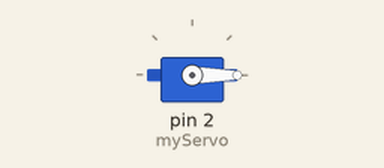
The sketch below on a simulated Arduino Uno, built with avr-gcc and run on an emulated ATmega328P. Shown: servo.

Above: at 0.05 s.
Timing chart, 0 to 3.0 s (numbered marks = the images above):
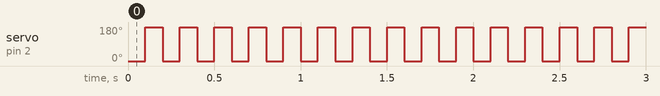

Measured:
- by itself, servo on pin 2 (myServo): alternates 180° for 0.10 s and 0° for 0.10 s

The sketch:

servos.ino
```cpp
#include <Servo.h>

Servo myServo;
void setup()
{
myServo.attach(2);

}

void loop()
{
   myServo.write(0);
  delay(100);
  myServo.write(180);
  delay(100);
}
```
